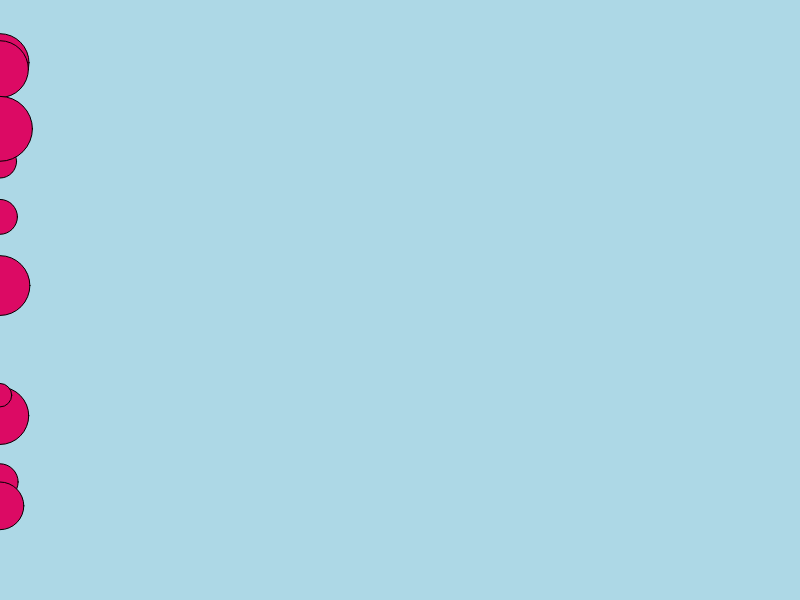
Frame 1 (no input)
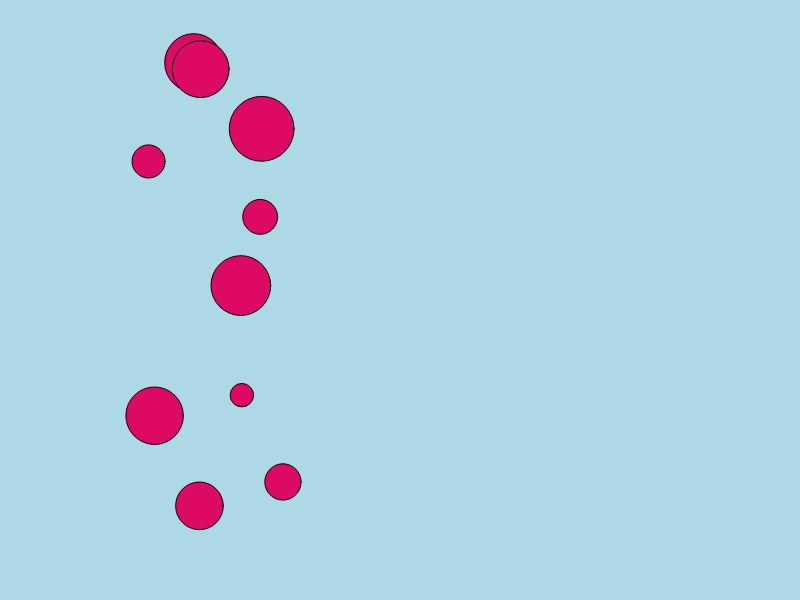
Frame 60 (no input)
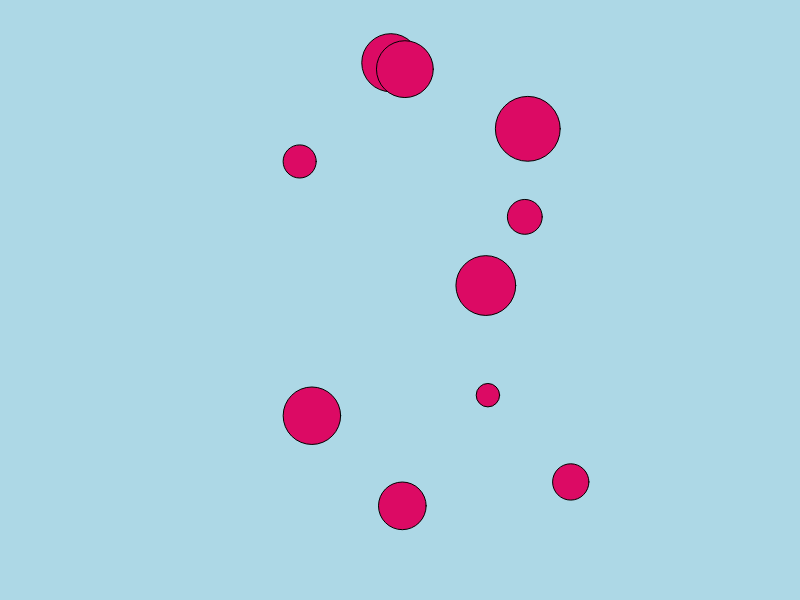
Frame 120 (the mouse pressed at the canvas centre since frame 60)

The p5.js sketch that drew these frames (run headless with seeded random() and noise() and a simulated clock; from frame 60 on, the mouse is pressed at the canvas centre):

// p5.js sketch
// ── sketch.js
let xPos = [];
let yPos = [];
let xVel = [];
let cDiam = [];

let numCircles = 10;

function setup() {
  createCanvas(800, 600);

  // initialize the arrays
  for (let i = 0; i < numCircles; i++) {
    xPos.push(0);
    yPos.push(random(30, height - 30));
    xVel.push(random(2, 5));
    cDiam.push(random(20, 70));
  }
}

function draw() {
  background("lightblue");
  fill(220, 10, 100);

  for (let i = 0; i < numCircles; i += 1) {
    // draw circles
    ellipse(xPos[i], yPos[i], cDiam[i], cDiam[i]);

    // update xPos
    xPos[i] = xPos[i] + xVel[i];

    // if reset is needed: pick random diameter and reset x
    if (xPos[i] > width + cDiam[i]) {
      cDiam[i] = random(20, 75);
      xPos[i] = 0 - cDiam[i];
    }
  }
}
